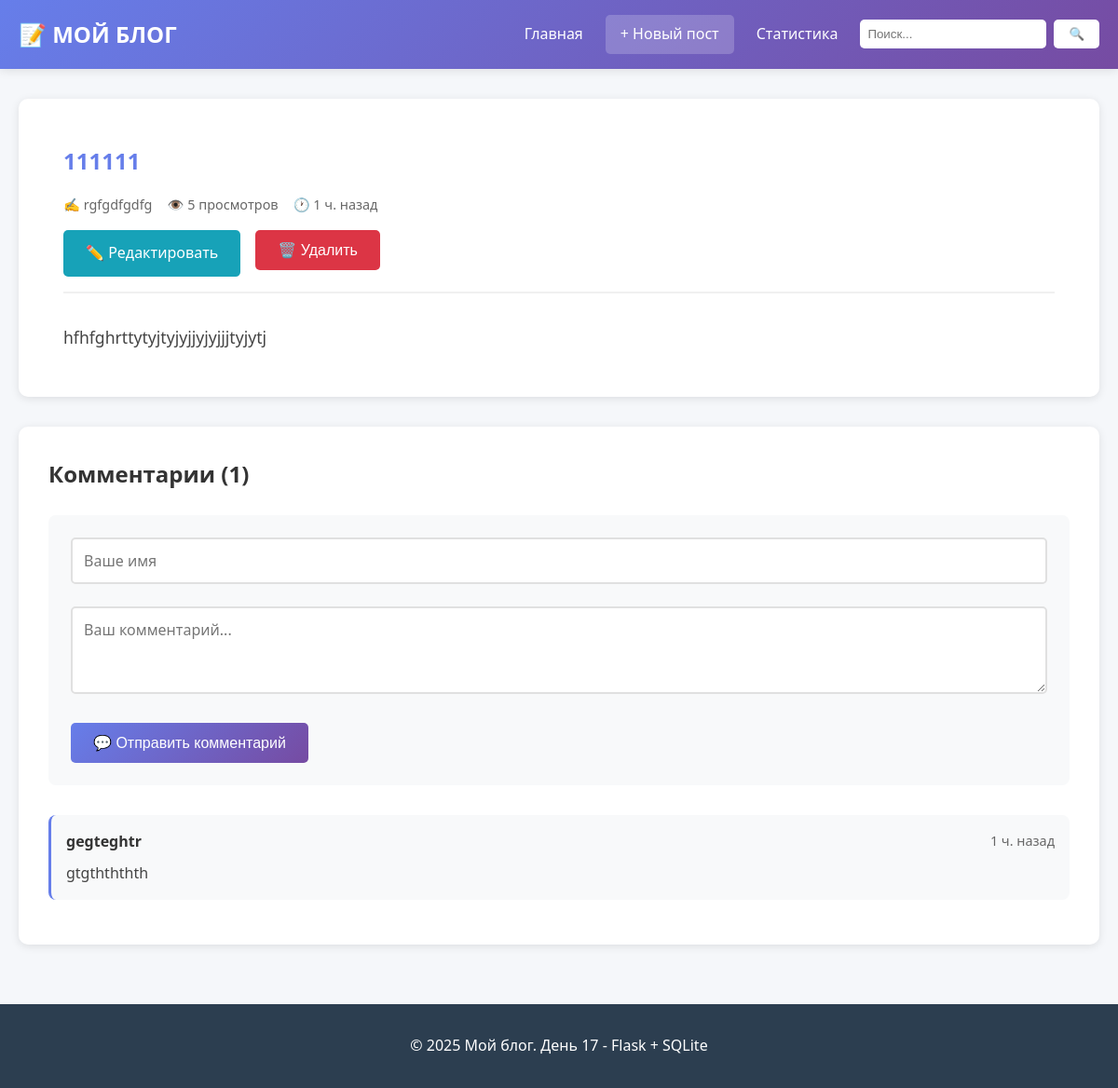
The app's page /post/4 with its own data.
### tables this page shows
CREATE TABLE posts (
            id INTEGER PRIMARY KEY AUTOINCREMENT,
            title TEXT NOT NULL,
            content TEXT NOT NULL,
            author TEXT NOT NULL,
            views INTEGER DEFAULT 0,
            created_at TIMESTAMP DEFAULT CURRENT_TIMESTAMP
        );

CREATE TABLE comments (
            id INTEGER PRIMARY KEY AUTOINCREMENT,
            post_id INTEGER NOT NULL,
            author TEXT NOT NULL,
            content TEXT NOT NULL,
            created_at TIMESTAMP DEFAULT CURRENT_TIMESTAMP,
            FOREIGN KEY (post_id) REFERENCES posts (id)
        );

### app.py (the view, shortened to what this page needs)
@app.route('/post/<int:post_id>')
def view_post(post_id):
    post = db.get_post_by_id(post_id)
    db.increment_views(post_id)
    comments = db.get_comments_for_post(post_id)
    return render_template('post.html', post=post, comments=comments)

### app.py (called while the page is built, shortened)
@app.template_filter('timeago')
def timeago_filter(timestamp):
    from datetime import datetime
    if isinstance(timestamp, str):
        try:
            dt = datetime.fromisoformat(timestamp.replace('Z', '+00:00'))
        except:
            return timestamp
    else:
        dt = timestamp
    now = datetime.now()
    diff = now - dt
    seconds = diff.total_seconds()
    if seconds < 60:
        return 'только что'
    elif seconds < 3600:
        minutes = int(seconds / 60)
        return f'{minutes} мин. назад'
    elif seconds < 86400:
        hours = int(seconds / 3600)
        return f'{hours} ч. назад'

### database.py (called while the page is built)
def dict_factory(cursor, row):
    d = {}
    for idx, col in enumerate(cursor.description):
        d[col[0]] = row[idx]
    return d

def get_post_by_id(post_id):
    with sqlite3.connect(DATABASE) as conn:
        conn.row_factory = dict_factory
        cursor = conn.cursor()
        cursor.execute("SELECT * FROM posts WHERE id = ?", (post_id,))
        return cursor.fetchone()

def increment_views(post_id):
    with sqlite3.connect(DATABASE) as conn:
        cursor = conn.cursor()
        cursor.execute("""
        UPDATE posts
        SET views = views + 1
        WHERE id = ?
        """, (post_id,))
        conn.commit()

def get_comments_for_post(post_id):
    with sqlite3.connect(DATABASE) as conn:
        conn.row_factory = dict_factory
        cursor = conn.cursor()
        cursor.execute("""
        SELECT * FROM comments
        WHERE post_id = ?
        ORDER BY created_at ASC
        """, (post_id,))
        return cursor.fetchall()

### templates/post.html (shortened to what this page needs)
{% extends "base.html" %}
{% block content %}
    <article class="post-full">
        <header class="post-header">
            <h1>{{ post.title }}</h1>
            <div class="post-meta">
                <span>✍️ {{ post.author }}</span>
                <span>👁️ {{ post.views }} просмотров</span>
                <span>🕐 {{ post.created_at | timeago }}</span>
            </div>
            <div class="post-actions">
                <a href="{{ url_for('edit_post', post_id=post.id) }}" class="btn btn-edit">
                    ✏️ Редактировать
                </a>
                <form action="{{ url_for('delete_post', post_id=post.id) }}"
                      method="POST"
                      style="display: inline;"
                      onsubmit="return confirm('Удалить этот пост?')">
                    <button type="submit" class="btn btn-delete">
                        🗑️ Удалить
                    </button>
                </form>
            </div>
        </header>
        <div class="post-content">
            {{ post.content | replace('\n', '<br>') | safe }}
        </div>
    </article>
    <section class="comments-section">
        <h2>Комментарии ({{ comments | length }})</h2>
        <form action="{{ url_for('add_comment', post_id=post.id) }}"
              method="POST"
              class="comment-form">
            <div class="form-group">
                <input type="text" name="author" placeholder="Ваше имя" required>
            </div>
            <div class="form-group">
                <textarea name="content"
                          placeholder="Ваш комментарий..."
                          rows="3"
                          required></textarea>
            </div>
            <button type="submit" class="btn btn-primary">
                💬 Отправить комментарий
            </button>
        </form>
        {% if comments %}
            <div class="comments-list">
                {% for comment in comments %}
                    <div class="comment">
                        <div class="comment-header">
                            <strong>{{ comment.author }}</strong>
                            <span class="comment-date">
                                {{ comment.created_at | timeago }}
                            </span>
                        </div>
                        <div class="comment-content">
                            {{ comment.content }}
                        </div>
                    </div>
                {% endfor %}
            </div>
        {% else %}
            <p class="no-comments">Комментариев пока нет. Будьте первым!</p>
        {% endif %}
    </section>
{% endblock %}

### static/css/blog.css (style rules this page uses)
* { margin: 0; padding: 0; box-sizing: border-box; }
body { font-family: 'Segoe UI', Tahoma, Geneva, Verdana, sans-serif; line-height: 1.6; color: #333; background-color: #f5f7fa; }
.post-meta { display: flex; gap: 1rem; font-size: 0.9rem; color: #666; margin-bottom: 1rem; }
.post-full { background: white; padding: 3rem; border-radius: 10px; box-shadow: 0 2px 10px rgba(0,0,0,0.1); margin: 2rem 0; }
.post-header { border-bottom: 2px solid #f0f0f0; padding-bottom: 1rem; margin-bottom: 2rem; }
.post-header h1 { margin-bottom: 1rem; color: #667eea; }
.post-actions { margin-top: 1rem; display: flex; gap: 1rem; }
.post-content { font-size: 1.1rem; line-height: 1.8; color: #444; }
.comments-section { background: white; padding: 2rem; border-radius: 10px; box-shadow: 0 2px 10px rgba(0,0,0,0.1); margin: 2rem 0; }
.comments-section h2 { margin-bottom: 1.5rem; }
.comment-form { background: #f8f9fa; padding: 1.5rem; border-radius: 8px; margin-bottom: 2rem; }
.comments-list { margin-top: 2rem; }
.comment { background: #f8f9fa; padding: 1rem; border-radius: 8px; margin-bottom: 1rem; border-left: 3px solid #667eea; }
.comment-header { display: flex; justify-content: space-between; margin-bottom: 0.5rem; }
.comment-date { color: #666; font-size: 0.9rem; }
.comment-content { color: #444; }
.form-group { margin-bottom: 1.5rem; }
.form-group input, .form-group textarea { width: 100%; padding: 0.75rem; border: 2px solid #e0e0e0; border-radius: 5px; font-family: inherit; font-size: 1rem; transition: border-color 0.3s; }
.btn { display: inline-block; padding: 0.75rem 1.5rem; border: none; border-radius: 5px; font-size: 1rem; cursor: pointer; text-decoration: none; transition: all 0.3s; }
.btn-primary { background: linear-gradient(135deg, #667eea, #764ba2); color: white; }
.btn-edit { background: #17a2b8; color: white; }
.btn-delete { background: #dc3545; color: white; }

### records on screen
posts: title "111111", author "rgfgdfgdfg", views "5", created_at "1 ч. назад", content "hfhfghrttytyjtyjyjjyjyjjjtyjytj"
comments: author "gegteghtr", created_at "1 ч. назад", content "gtgthththth"

### other values on screen
{{ comments | length }} "1"
